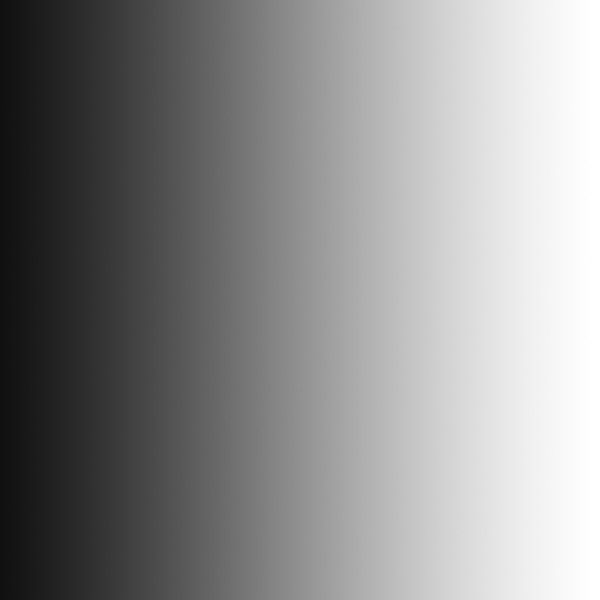
#> input picture gradient.jpg, 600 x 600 px
$ python 'Basit Eşikleme.py'
#> lines starting #> are read from the running program, lines starting #| are printed output that depends on the picture; after the words box and inside, x2 and y2 are one past the last pixel; in counts of white or black regions, pixels touching at a corner belong together
# -*- coding: utf-8 -*-
"""
Created on Mon Aug 19 21:35:18 2024

@author: Bahadır Türkoğlu
"""
import cv2
#import Tresh
import matplotlib.pyplot as plt #herbirisi için ayrı pencereler açmamak için kullandık


resim = cv2.imread("gradient.jpg",0)
#> resim is the input picture: shape (600, 600); min 16, max 255, mean 141.7

_, resim_thresh1 = cv2.threshold(resim, 182, 255, cv2.THRESH_BINARY) # eşik değer 182 olarak belirledik , 182 üstündeki değerleri 255 e eşitler
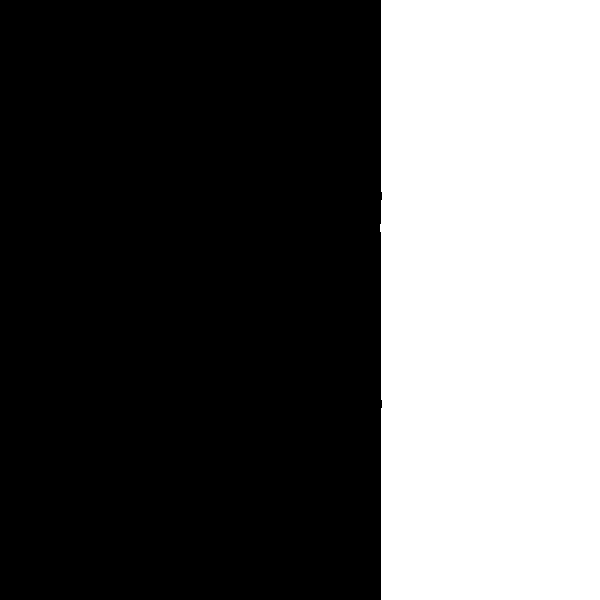
#> resim_thresh1: shape (600, 600); 36.5% white; 1 white region, box (x1, y1, x2, y2) and area: (380, 0, 600, 600) 131392
_, resim_thresh2 = cv2.threshold(resim, 182, 255, cv2.THRESH_BINARY_INV)
_, resim_thresh3 = cv2.threshold(resim, 182, 255, cv2.THRESH_TRUNC)
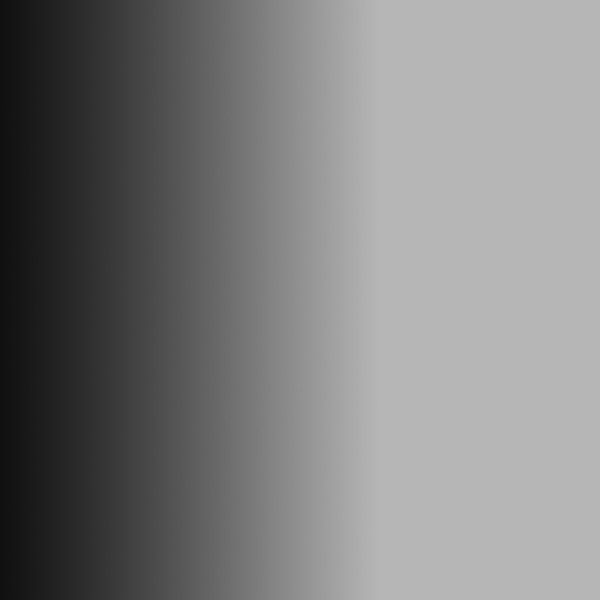
#> resim_thresh3: shape (600, 600); min 16, max 182, mean 126.3
_, resim_thresh5 = cv2.threshold(resim, 182, 255, cv2.THRESH_TOZERO_INV)
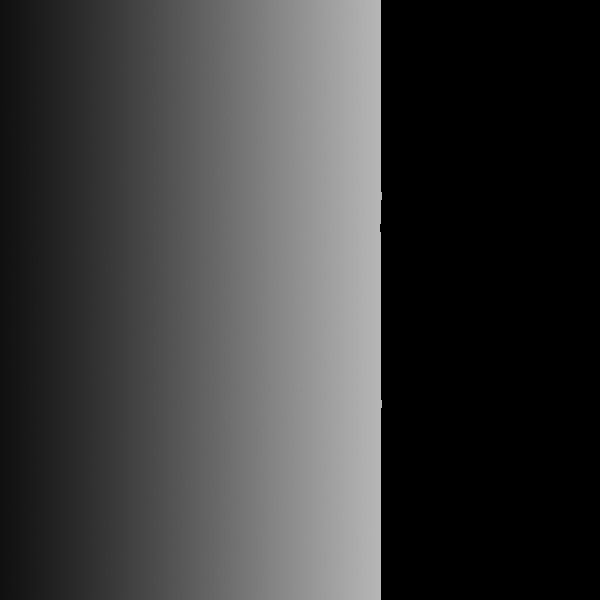
#> resim_thresh5: shape (600, 600); min 0, max 182, mean 59.9
_, resim_thresh4 = cv2.threshold(resim, 182, 255, cv2.THRESH_TOZERO)
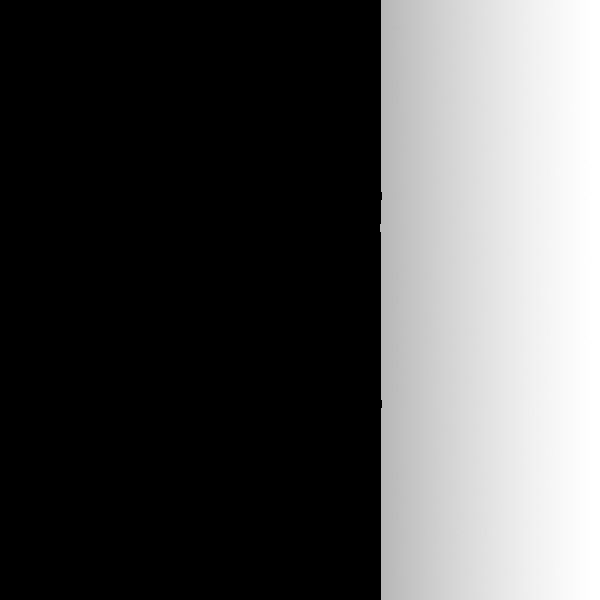
#> resim_thresh4: shape (600, 600); min 0, max 255, mean 81.9

#ret2, resim_thresh2  = Tresh.threshold(resim, 182, 255)

resimler = [resim,resim_thresh1,resim_thresh2,resim_thresh3,resim_thresh4,resim_thresh5]

basliklar = ["original resim ","binary","binary_inv","trunc","to_zero","to_zero_inv"]

for i in range(6):
  plt.subplot(2,3,i+1),plt.imshow(resimler[i],"gray"),plt.title(basliklar[i])

plt.show()
# [5 lines of commented-out code are left out]

$ run again, with Kizkulesi.jpg copied over gradient.jpg
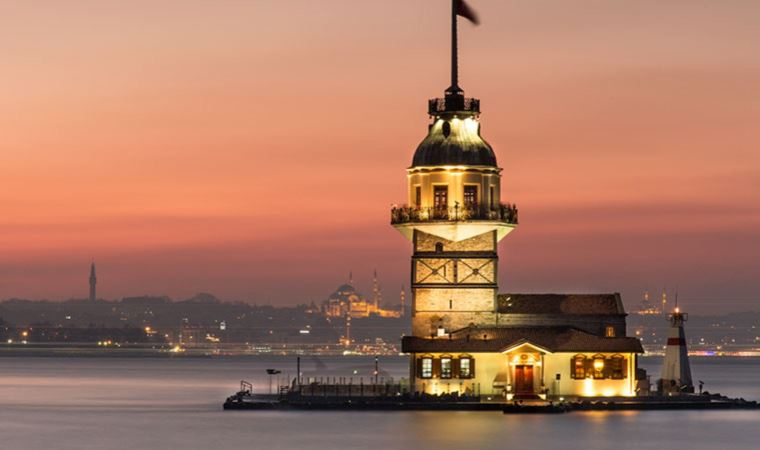
#> input picture Kizkulesi.jpg, 760 x 450 px
#> `_, resim_thresh1 = cv2.threshold(resim, 182, 255, cv2.THRESH_BINARY)`:
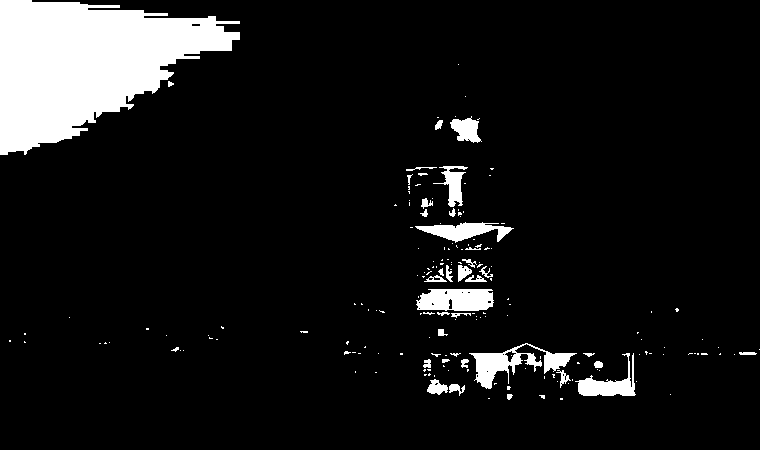
#> resim_thresh1: shape (450, 760); 9% white; 180 white regions (142 under 20 px), largest, box (x1, y1, x2, y2) and area: (0, 0, 240, 155) 22223, (469, 343, 577, 389) 1658, (416, 289, 494, 311) 1472
#> `_, resim_thresh4 = cv2.threshold(resim, 182, 255, cv2.THRESH_TOZERO)`:
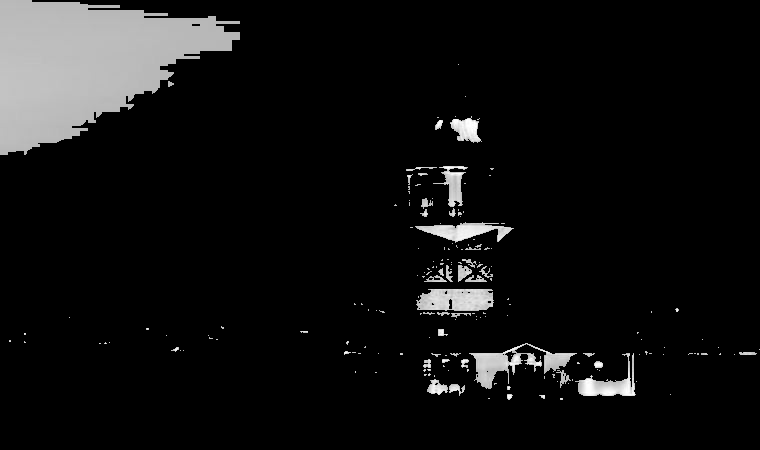
#> resim_thresh4: shape (450, 760); min 0, max 255, mean 17.3
